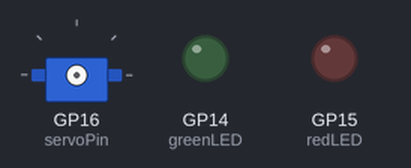
Bench run of a program on a simulated Raspberry Pi Pico running MicroPython. Shown: servo, output pins drawn as LEDs (lit = HIGH). Servo angles are drawn from the pulse width (0.5 ms = 0°, 2.5 ms = 180°); threads take turns every 2 ms.

Above: at 0.05 s.
At 0.5 s:
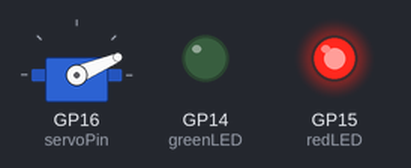
At 0.9 s:
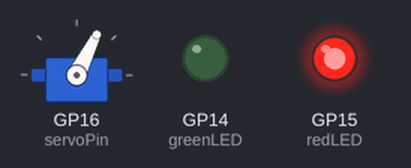
At 1.8 s:
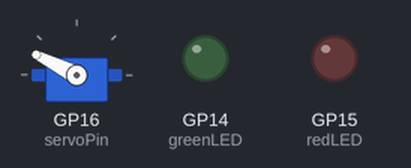
At 2.7 s:
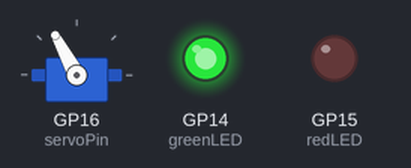
At 3.6 s:
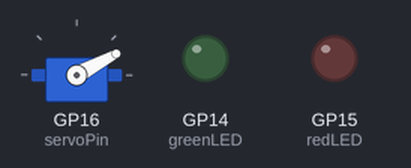
Timing chart, 0 to 8.3 s (numbered marks = the images above):
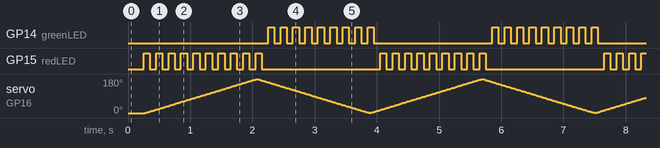

The program:

ServoProg.py
```python
'''
'''
from machine import Pin
import time
import _thread
import SERVO
## or try ServoLib

greenPin=14
redPin=15
servoPin=16

LED=""

redLED=Pin(redPin,Pin.OUT)
greenLED=Pin(greenPin,Pin.OUT)

delOn=.1
delOff=.1
myServo=SERVO.servo(servoPin)
running =True

def othCore(del1,del2):
    global LED
    while True:
        if LED=="RED":
            redLED.value(1)
            time.sleep(del1)
            redLED.value(0)
            time.sleep(del2)
        if LED=="GREEN":
            greenLED.value(1)
            time.sleep(del1)
            greenLED.value(0)
            time.sleep(del2)
_thread.start_new_thread(othCore,(delOn,delOff))
time.sleep(.25)
while True:
    LED="RED"
    for i in range(0,180,1):
        myServo.pos(i)
        time.sleep(.01)
    LED="GREEN"
    for i in range(180,0,-1):
        myServo.pos(i)
        time.sleep(.01)
```

SERVO.py
```python
### SERVO library
class servo:
    def __init__(self,sPin):
        import machine
        self.servoPin=sPin
        self.obj=machine.PWM(machine.Pin(self.servoPin))
        self.obj.freq(50)

    def pos(self,angle):
        writeVal=6553/180*angle+1638
        self.obj.duty_u16(int(writeVal))
```

Measured:
- by itself, GP14 (greenLED): repeats every 3.6 s: 8 × (LOW 0.10 s, HIGH 0.10 s), LOW 1.9 s, HIGH 0.10 s
- by itself, GP15 (redLED): repeats every 3.6 s: HIGH 0.10 s, LOW 1.9 s, 8 × (HIGH 0.10 s, LOW 0.10 s)
